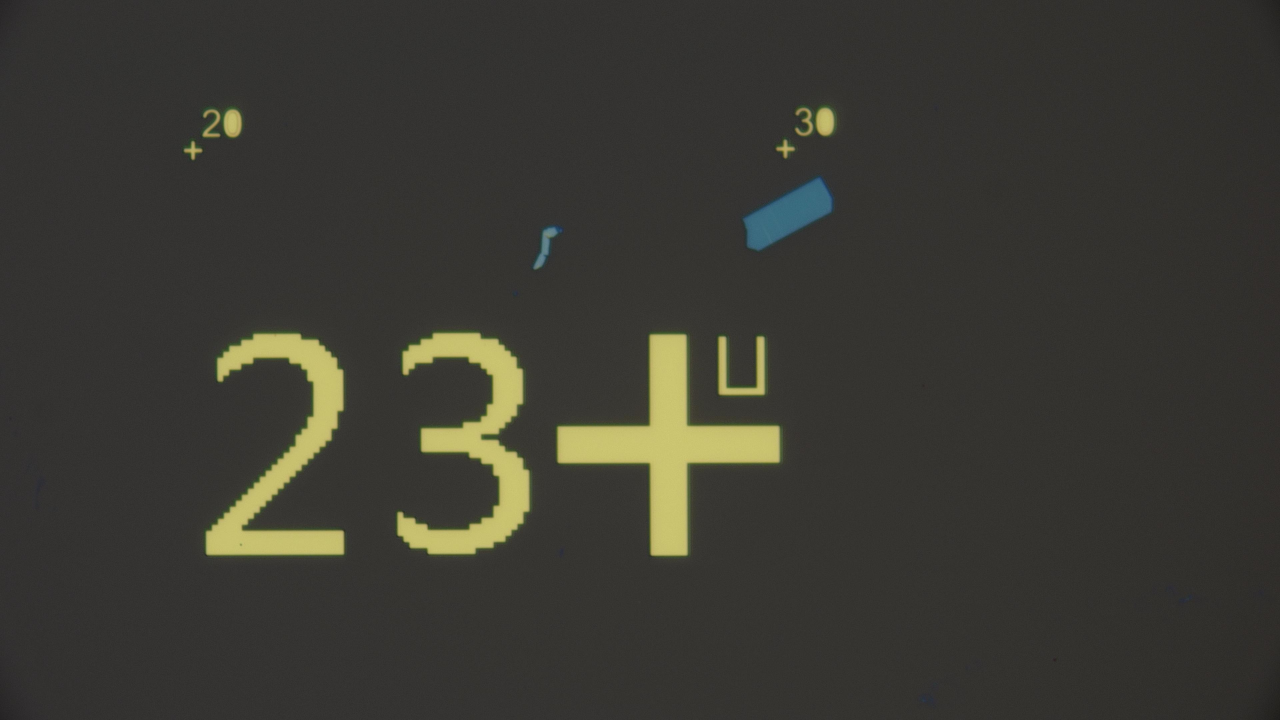
#> input picture NeuralNet/fullTrain/to_resizee/training_001.jpg, 3840 x 2160 px, found by its file name (shown at 1/3 size); its folder holds only this picture in this run
$ python image_resize.py
#> lines starting #> are read from the running program, lines starting #| are printed output that depends on the picture
#simple image resizer to create 1000x1000 images for use in training and scanning

from PIL import Image, ImageOps
import os

def normalize_image(img):
    """Normalize image to span the full range [0, 255] using autocontrast."""
    return ImageOps.autocontrast(img)

def crop_images_in_folder(input_folder, output_folder, normalize, original, tile_size=1000):
    """crop images in folder to a given x by x size, pass input and output folder as well as if you want them normalized"""
#> called with normalize = True, original = True, tile_size = 1000
    os.makedirs(output_folder, exist_ok=True)
    tile_count_total = 0

    for filename in os.listdir(input_folder):
        if filename.lower().endswith(('.png', '.jpg', '.jpeg', '.bmp', '.gif', '.tiff')):
            image_path = os.path.join(input_folder, filename)
            img = Image.open(image_path)
#> img is the input picture: PIL image 3840x2160 RGB; mean R, G, B 58.6, 57.7, 51
            width, height = img.size
#> width = 3840; height = 2160

            if width < tile_size or height < tile_size:
                print(f"Skipping {filename}: image smaller than tile size.")
                continue

            base_name = os.path.splitext(filename)[0]
            tile_count = 0

            for top in range(0, height - tile_size + 1, tile_size):
                for left in range(0, width - tile_size + 1, tile_size):
                    box = (left, top, left + tile_size, top + tile_size)
                    tile = img.crop(box)

                    if(original):
                        # Save original tile with '_orig' suffix
                        original_filename = os.path.join(output_folder, f"{base_name}_{tile_count}_orig.jpg")
                        tile.save(original_filename)

                    if(normalize):
                        # Normalize the tile and save with '_norm' suffix
                        norm_tile = normalize_image(tile)
                        normalized_filename = os.path.join(output_folder, f"{base_name}_{tile_count}_norm.jpg")
                        norm_tile.save(normalized_filename)

                    tile_count += 1
#> this loop made 2 passes
#> pass 1, in crop_images_in_folder, `tile.save(original_filename)`:
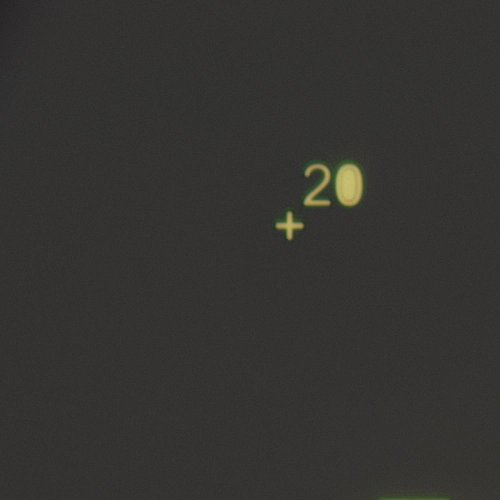
#> saved as training_001_0_orig.jpg: PIL image 1000x1000 RGB (shown at 1/2 size); mean R, G, B 52.6, 51.7, 49.1
#> pass 1, in crop_images_in_folder, `norm_tile.save(normalized_filename)`:
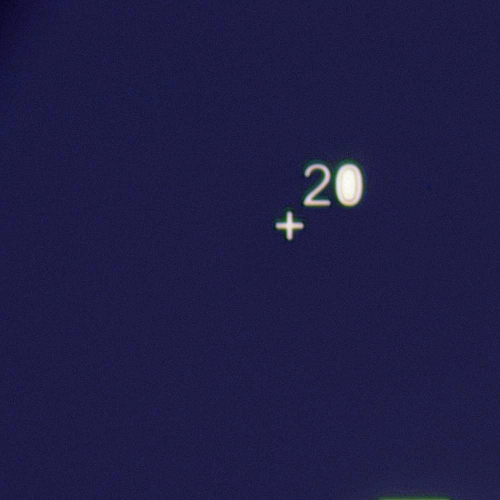
#> saved as training_001_0_norm.jpg: PIL image 1000x1000 RGB (shown at 1/2 size); mean R, G, B 30.6, 29.4, 69.9
#> pass 1, in crop_images_in_folder, `tile.save(original_filename)`:
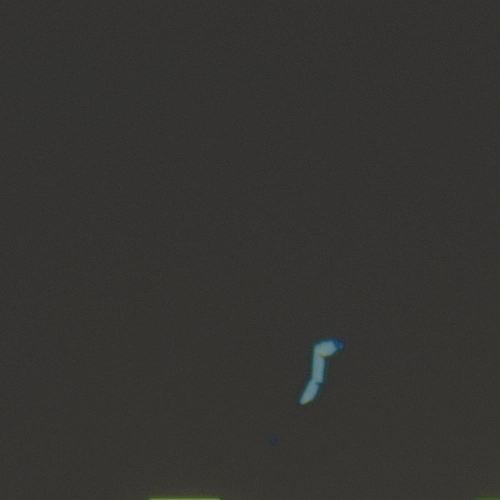
#> saved as training_001_1_orig.jpg: PIL image 1000x1000 RGB (shown at 1/2 size); mean R, G, B 52.7, 52, 49.4
#> pass 1, in crop_images_in_folder, `norm_tile.save(normalized_filename)`:
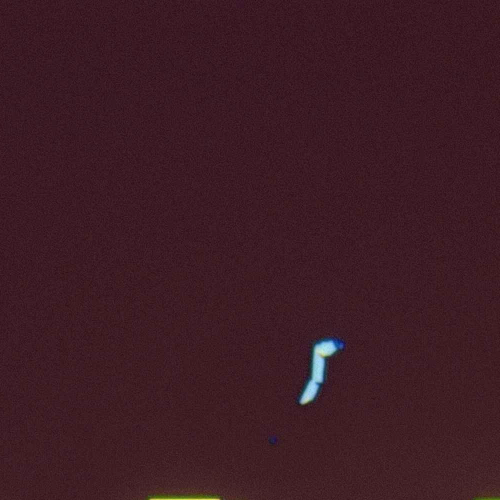
#> saved as training_001_1_norm.jpg: PIL image 1000x1000 RGB (shown at 1/2 size); mean R, G, B 61, 28, 36.2
#> after the loop:
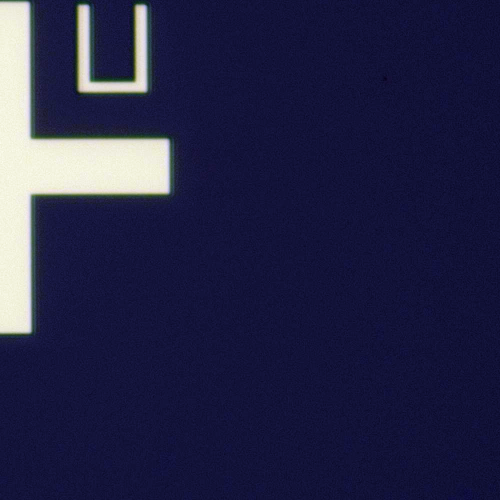
#> norm_tile: PIL image 1000x1000 RGB (shown at 1/2 size); mean R, G, B 36.8, 37.6, 70.2
#> after the loop:
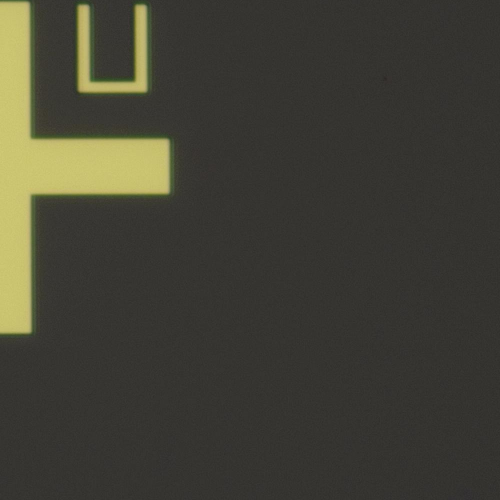
#> tile: PIL image 1000x1000 RGB (shown at 1/2 size); mean R, G, B 65.6, 64.5, 53.5
#> after the loop, tile_count = 6

            print(f"{tile_count} tiles processed from '{filename}'")
#| 6 tiles processed from 'training_001.jpg'
            tile_count_total += tile_count
#> tile_count_total = 6

    print(f"Total of {tile_count_total} tiles processed (each saved as original and normalized) in '{output_folder}'")
#| Total of 6 tiles processed (each saved as original and normalized) in 'C:\Users\Croix\sdp\Nanomaterial_DeepLearning\fullTrain\1k'

# Example usage
input_directory = "C:\\Users\\Croix\\sdp\\Nanomaterial_DeepLearning\\fullTrain\\to_resizee"
output_directory = "C:\\Users\\Croix\\sdp\\Nanomaterial_DeepLearning\\fullTrain\\1k"
crop_images_in_folder(input_directory, output_directory, True, True)

$ run again, on NeuralNet/fullTrain/to_resizee/training_005.jpg
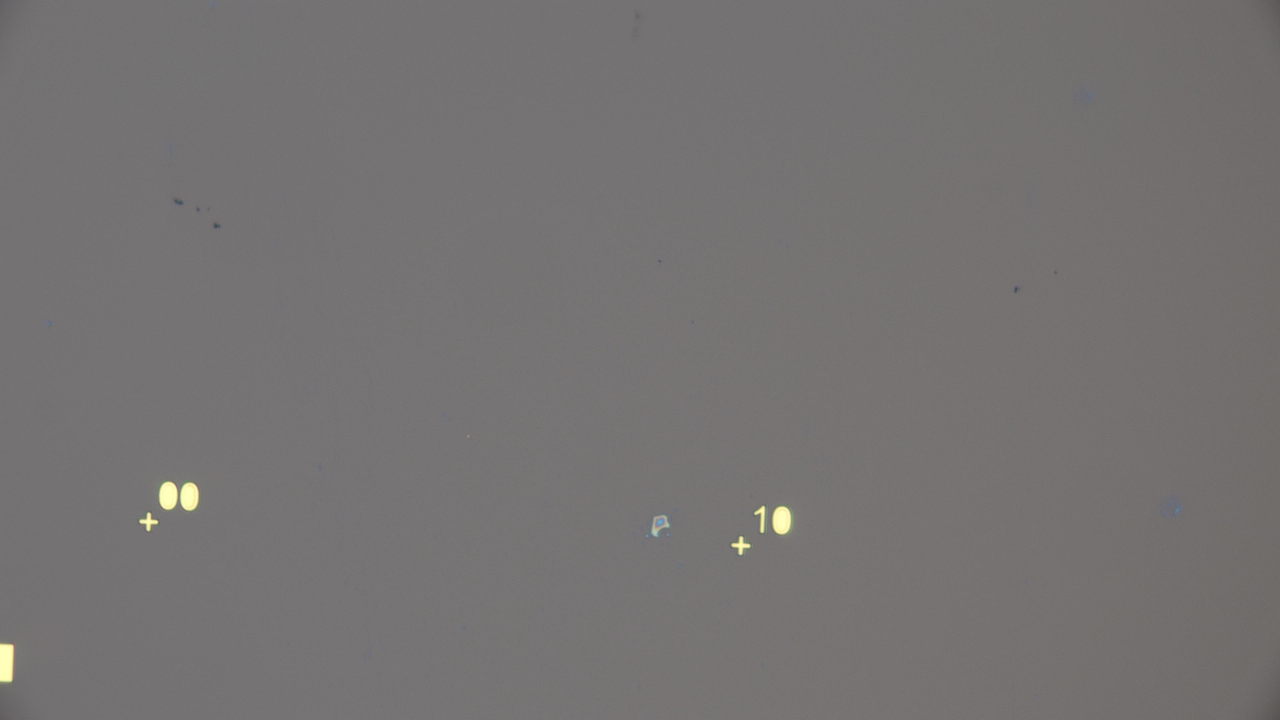
#> input picture NeuralNet/fullTrain/to_resizee/training_005.jpg, 3840 x 2160 px, found by its file name (shown at 1/3 size)
#> in crop_images_in_folder, img is the input picture: PIL image 3840x2160 RGB; mean R, G, B 117, 114.6, 114.3
#> the loop in crop_images_in_folder, `for top in range(0, height - tile_size + 1, tile_size):` made 2 passes
#> pass 1, in crop_images_in_folder, `norm_tile.save(normalized_filename)`:
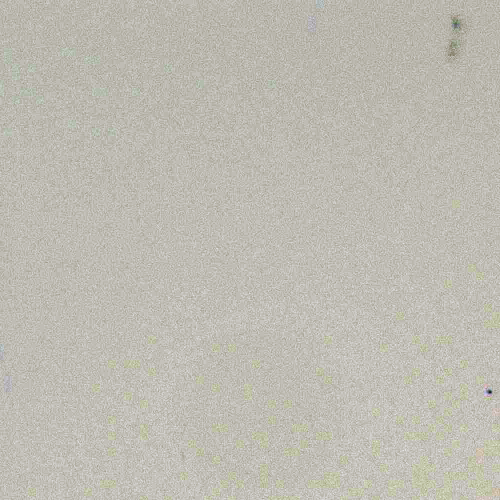
#> saved as training_005_1_norm.jpg: PIL image 1000x1000 RGB (shown at 1/2 size); mean R, G, B 190.2, 187.6, 178.5
#> after the loop in crop_images_in_folder, `for top in range(0, height - tile_size + 1, tile_size):`:
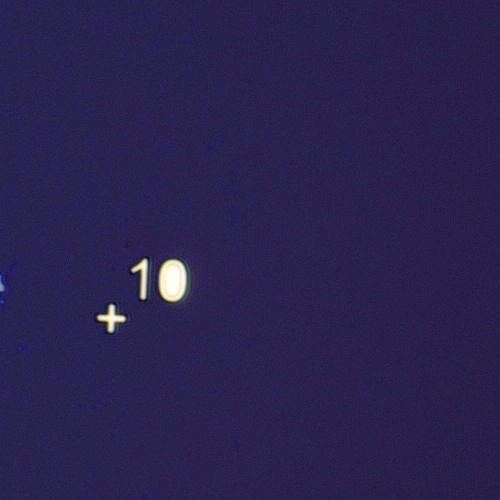
#> norm_tile: PIL image 1000x1000 RGB (shown at 1/2 size); mean R, G, B 42.1, 34, 79.3
#> after the loop in crop_images_in_folder, `for top in range(0, height - tile_size + 1, tile_size):`: tile_count = 6
#| 6 tiles processed from 'training_005.jpg'
#| Total of 6 tiles processed (each saved as original and normalized) in 'C:\Users\Croix\sdp\Nanomaterial_DeepLearning\fullTrain\1k'

$ run again, on NeuralNet/fullTrain/to_resizee/training_006.jpg
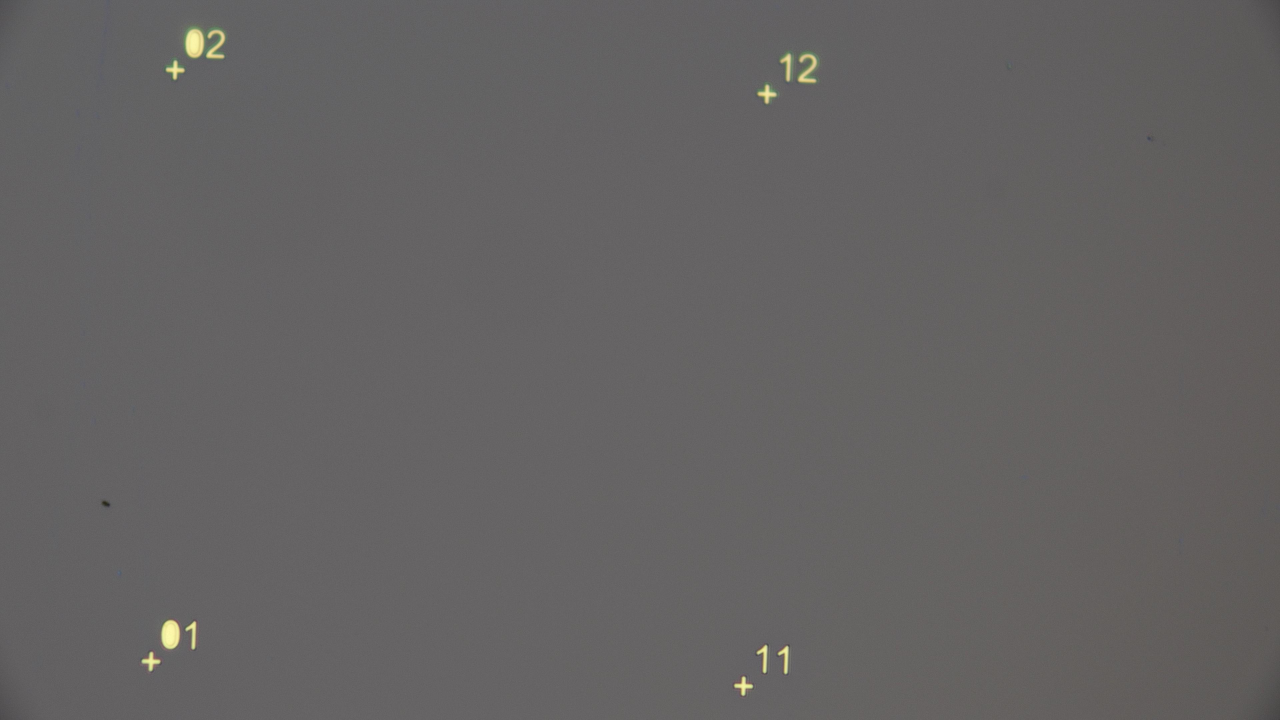
#> input picture NeuralNet/fullTrain/to_resizee/training_006.jpg, 3840 x 2160 px, found by its file name (shown at 1/3 size)
#> in crop_images_in_folder, img is the input picture: PIL image 3840x2160 RGB; mean R, G, B 100.3, 98.4, 98.4
#> the loop in crop_images_in_folder, `for top in range(0, height - tile_size + 1, tile_size):` made 2 passes
#> pass 1, in crop_images_in_folder, `norm_tile.save(normalized_filename)`:
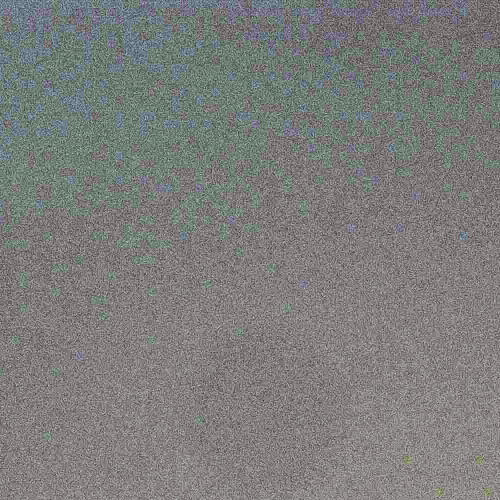
#> saved as training_006_1_norm.jpg: PIL image 1000x1000 RGB (shown at 1/2 size); mean R, G, B 124.5, 124.8, 123.4
#> after the loop in crop_images_in_folder, `for top in range(0, height - tile_size + 1, tile_size):`:
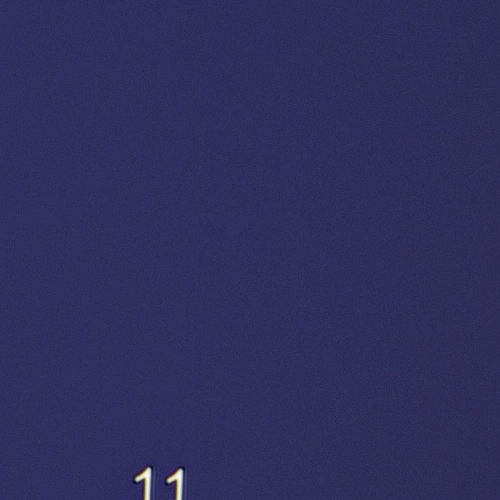
#> norm_tile: PIL image 1000x1000 RGB (shown at 1/2 size); mean R, G, B 47.2, 47.3, 92.9
#> after the loop in crop_images_in_folder, `for top in range(0, height - tile_size + 1, tile_size):`: tile_count = 6
#| 6 tiles processed from 'training_006.jpg'
#| Total of 6 tiles processed (each saved as original and normalized) in 'C:\Users\Croix\sdp\Nanomaterial_DeepLearning\fullTrain\1k'

$ run again, on NeuralNet/fullTrain/to_resizee/training_007.jpg
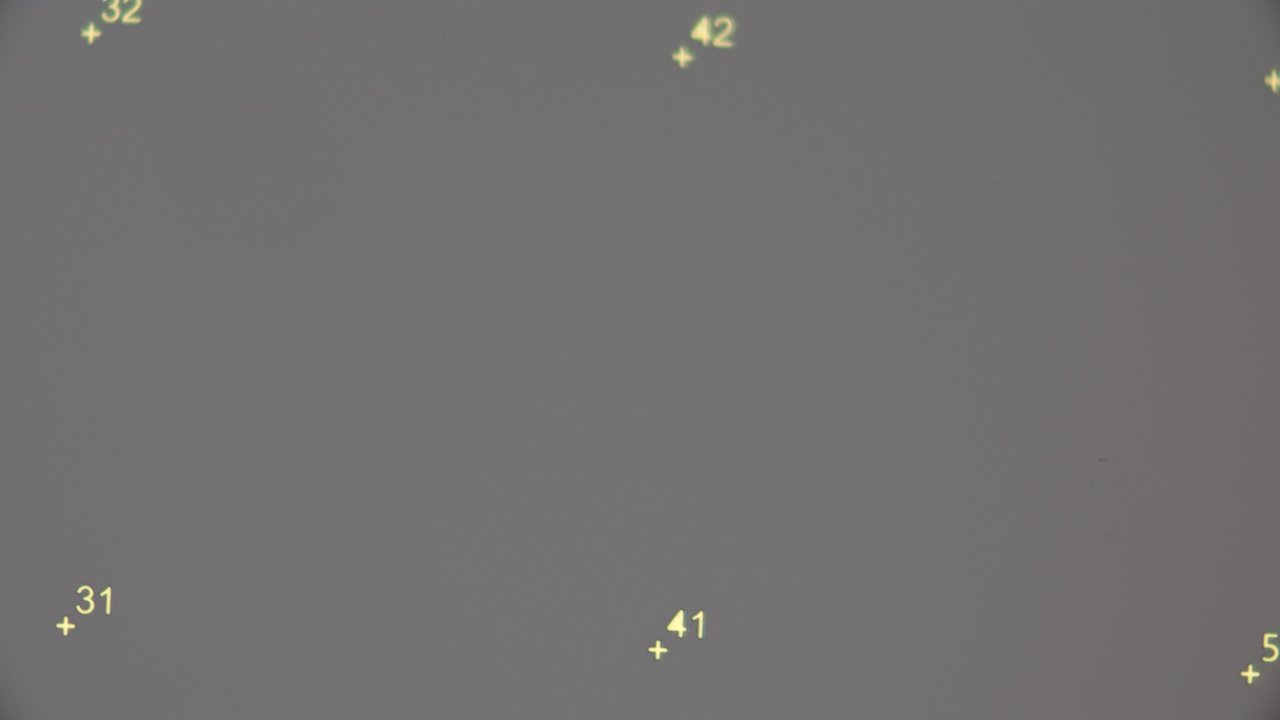
#> input picture NeuralNet/fullTrain/to_resizee/training_007.jpg, 3840 x 2160 px, found by its file name (shown at 1/3 size)
#> in crop_images_in_folder, img is the input picture: PIL image 3840x2160 RGB; mean R, G, B 114, 112, 112.1
#> the loop in crop_images_in_folder, `for top in range(0, height - tile_size + 1, tile_size):` made 2 passes
#> pass 1, in crop_images_in_folder, `norm_tile.save(normalized_filename)`:
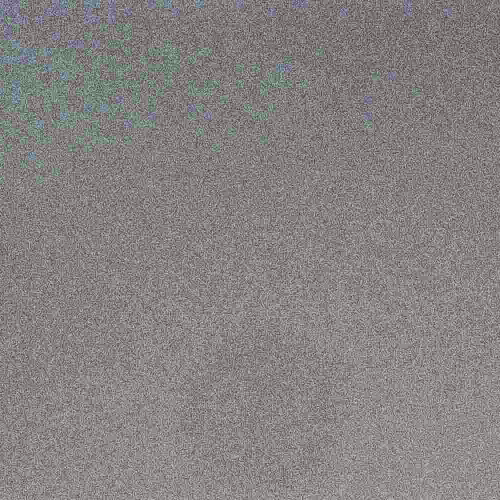
#> saved as training_007_1_norm.jpg: PIL image 1000x1000 RGB (shown at 1/2 size); mean R, G, B 134.4, 129.9, 129.6
#> after the loop in crop_images_in_folder, `for top in range(0, height - tile_size + 1, tile_size):`:
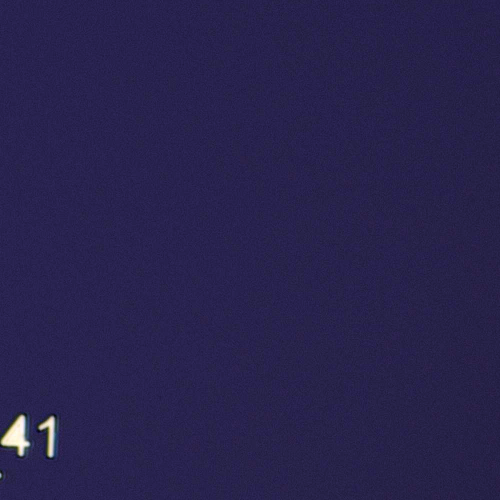
#> norm_tile: PIL image 1000x1000 RGB (shown at 1/2 size); mean R, G, B 39.8, 34.7, 76.8
#> after the loop in crop_images_in_folder, `for top in range(0, height - tile_size + 1, tile_size):`: tile_count = 6
#| 6 tiles processed from 'training_007.jpg'
#| Total of 6 tiles processed (each saved as original and normalized) in 'C:\Users\Croix\sdp\Nanomaterial_DeepLearning\fullTrain\1k'
